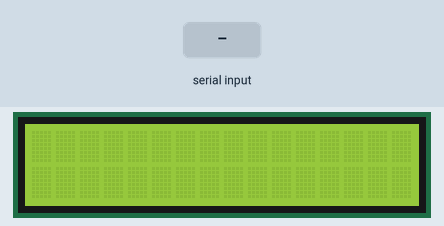
This sketch was run on a simulated Arduino Uno, built with avr-gcc and run on an emulated ATmega328P. On the bench: 16×2 character LCD. The test bench sets the inputs (shaded band).

Above: at 1.2 s.
1.3 s: "1\n" received over Serial
At 2.5 s:
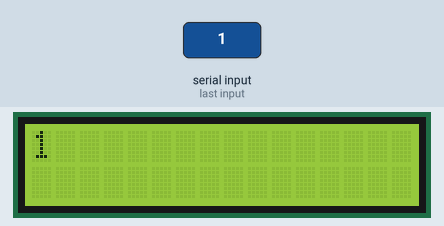
2.8 s: "0\n" received over Serial
At 3.8 s:
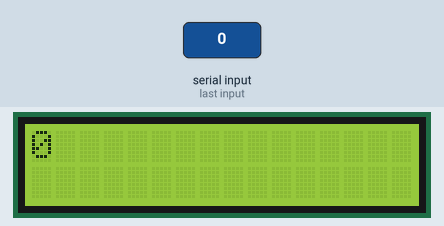
4.3 s: "2\n" received over Serial
At 4.9 s:
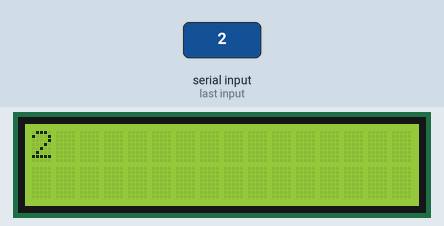
Timing chart, 0 to 7.3 s (numbered marks = the images above; inputs shaded):
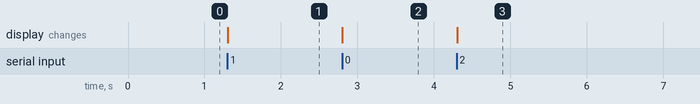

Measured:
- after the input at 1.3 s, the display: changes at once (image 1)
- after the input at 2.8 s, the display: changes at once (image 2)
- after the input at 4.3 s, the display: changes at once (image 3)

The sketch:

UARTSlave.ino
```cpp
#include <LiquidCrystal.h>

int rs=7, en=8, d4=9, d5=10, d6=11, d7=12;
LiquidCrystal lcd(rs,en,d4,d5,d6,d7);
String msg;

void setup() {
  lcd.begin(16, 2);
  Serial.begin(9600);
}

void loop() {
  if (Serial.available()) {
    msg = Serial.readStringUntil('\n');
     msg.trim();

    lcd.clear();
    lcd.setCursor(0, 0);
    lcd.print(msg);
  }
}
```
